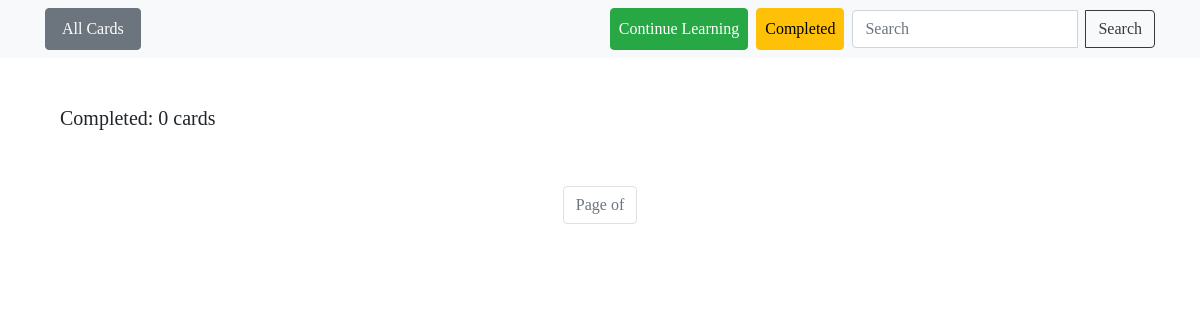
Before: /archive/ with the older database file.
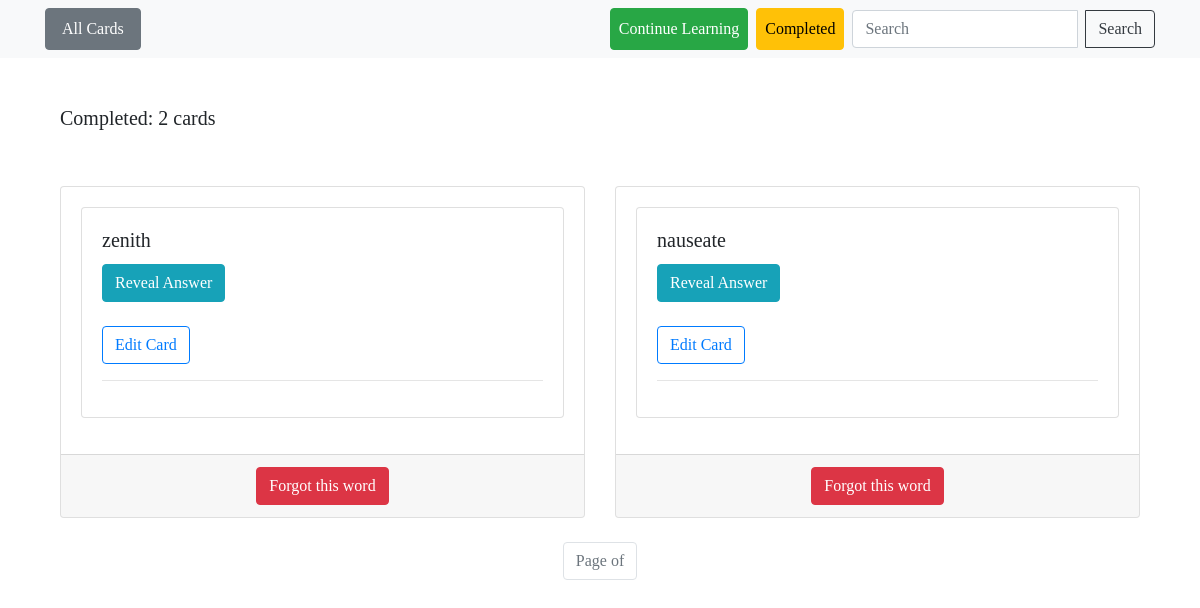
After: the same page with the newer database file.
### cards/models.py (models this page shows, shortened)
class Card(models.Model):
    question = models.CharField(max_length=100)
    answer = models.CharField(max_length=255)
    example = models.TextField()
    deck = models.ForeignKey(Deck, on_delete=models.CASCADE)
    date_created = models.DateField(auto_now_add=True)
    review_date  = models.DateField(default=date.today())

### cards/views.py (the view)
# urls.py: path("archive/", views.ArchiveView.as_view(), name='archive'),
class ArchiveView(ListView):
    model = Card
    template_name = 'cards/archive.html'
    queryset = Card.objects.filter(deck=6)
    context_object_name = 'card_list'

### templates/cards/archive.html (shortened to what this page needs)
{% extends 'base.html' %}
{% block content %}
    <div class="container mt-5">
        <h5>Completed: {{ card_list|length }} cards</h5><br><br>
        <div class="row">
            {% for card in card_list %}
                <div class="col-md-6 mb-4">
                    <div class="card">
                        <div class="card-body">
                            {% include 'cards/card.html' %}
                        </div>
                        <div class="card-footer text-center">
                            <form action="{% url 'reset-deck' card.id %}" method="post">
                                <button type="submit" class="btn btn-danger">Forgot this word</button>
                            </form>
                        </div>
                    </div>
                </div>
            {% endfor %}
        </div>
    </div>
    {% include 'pagination.html' %}
{% endblock %}

### templates/cards/card.html (shortened to what this page needs)
<article class="card mb-3">
  <div class="card-body">
    <h5 class="card-title">{{ card.question }}</h5>
        <details>
            <summary class="btn btn-info">Reveal Answer</summary><br><br>
            <h6>- {{ card.answer }}</h6><br>
        </details><br>
        <a href="{% url 'card-update' card.id %}" class="btn btn-outline-primary">
          Edit Card
      </a>
        <hr>
  </div>
</article>

Changed rows visible on the page:
now on this page (row edited): Card: question "zenith"
now on this page (row edited): Card: question "nauseate"
Other visible differences:
{{ card_list|length }}: "0" → "2"
